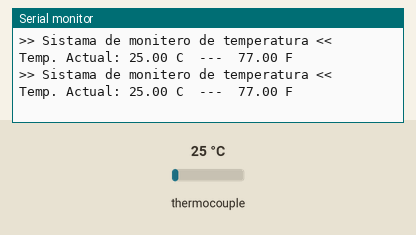
Simulated run of this sketch. Board: ESP32. Parts: the last lines printed to the serial monitor. Inputs (shaded band) come from the test bench; at power-on: thermocouple 25 °C.

Above: at 1.2 s.
1.3 s: thermocouple set to 6 °C
At 2.6 s:
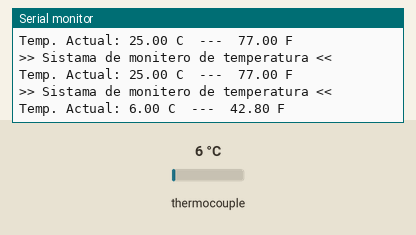
2.8 s: thermocouple set to 75 °C
At 3.9 s:
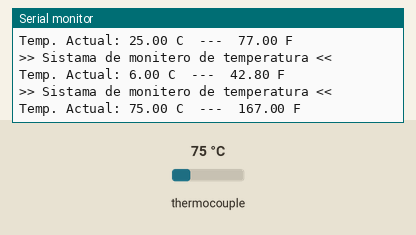
Timing chart, 0 to 5.8 s (numbered marks = the images above; inputs shaded):
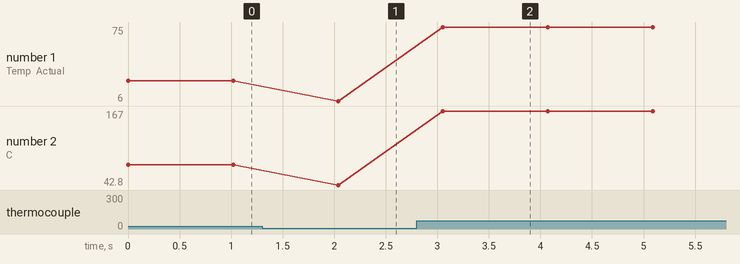

Measured:
- after the input at 1.3 s, the serial monitor: prints a new line after 0.74 s (image 1)
- after the input at 2.8 s, the serial monitor: prints a new line after 0.25 s (image 2)
- plotted number 1: 25 → 6 after the input at 1.3 s, 6 → 75 after the input at 2.8 s
- plotted number 2: 77 → 42.8 after the input at 1.3 s, 42.8 → 167 after the input at 2.8 s

The sketch:

proyecto_max6675.ino
```cpp
#include "max6675.h"

#define MAX_SO   19
#define MAX_SCK  18
#define MAX_CS   5

MAX6675 moduloMax(MAX_SCK, MAX_CS, MAX_SO);

//Variables
float tempF = 0.0;
float tempC = 0.0;


void setup()
{
  // UART0
  Serial.begin(9600);

}

void loop()
{
  //Leer temeratura C y F
  tempC = moduloMax.readCelsius();
  tempF = moduloMax.readFahrenheit();

  Serial.printf(">> Sistama de monitero de temperatura << \n");
  Serial.printf("Temp. Actual: %.2f C  ---  %.2f F \n\n", tempC, tempF);

  //Tarae imprimir a travez de una pantalla (OLED o LCD)

  delay(1000);
}
```
